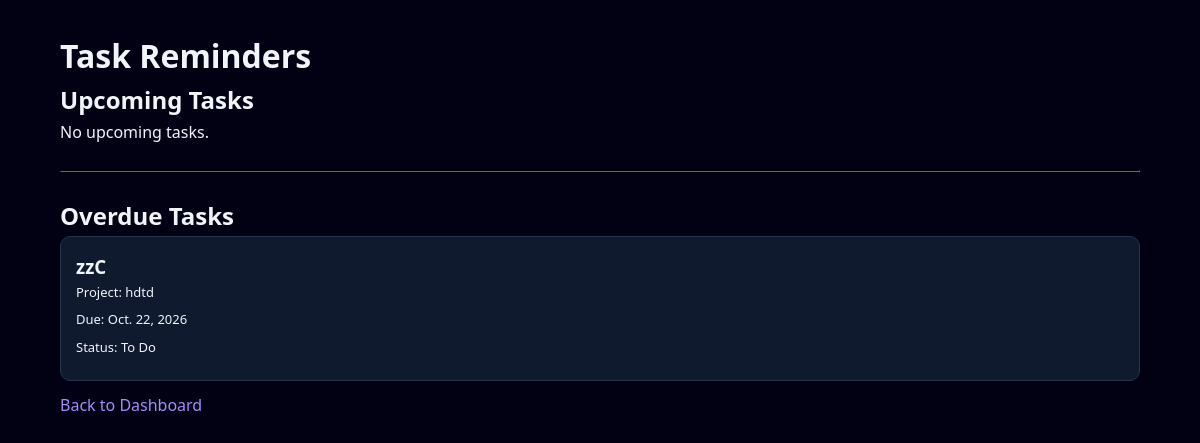
Screenshot of /reminders/ (signed in) with the database file from the repository.
### core/models.py (models this page shows, shortened)
class Task(models.Model):
    STATUS_CHOICES = [
        ('To Do', 'To Do'),
        ('In Progress', 'In Progress'),
        ('Completed', 'Completed'),
    ]
    PRIORITY_CHOICES = [
        ('Low', 'Low'),
        ('Medium', 'Medium'),
        ('High', 'High'),
    ]
    priority = models.CharField(
        max_length=10,
        choices=PRIORITY_CHOICES,
        default='Medium'
    )
    project = models.ForeignKey(
        Project,
        on_delete=models.CASCADE,
        related_name='tasks'
    )
    attachment = models.FileField(
    upload_to='task_attachments/',
    blank=True,
    null=True
    )
    title = models.CharField(max_length=200)
    description = models.TextField()
    assigned_to = models.ForeignKey(
        User,
        on_delete=models.SET_NULL,
        null=True,
        blank=True,
        related_name='assigned_tasks'
    )
    status = models.CharField(
        max_length=20,
        choices=STATUS_CHOICES,
        default='To Do'
    )
    due_date = models.DateField(null=True, blank=True)
    created_at = models.DateTimeField(auto_now_add=True)

class Project(models.Model):
    name = models.CharField(max_length=200)
    description = models.TextField()
    created_by = models.ForeignKey(
        User,
        on_delete=models.CASCADE,
        related_name='created_projects'
    )
    members = models.ManyToManyField(
        User,
        related_name='joined_projects',
        blank=True
    )
    created_at = models.DateTimeField(auto_now_add=True)
    CATEGORY_CHOICES = [
    ('Development', 'Development'),
    ('Design', 'Design'),
    ('Research', 'Research'),
    ('Education', 'Education'),
    ('Business', 'Business'),
    ('Others', 'Others'),
    ]
    category = models.CharField(
    max_length=20,
    choices=CATEGORY_CHOICES,
    default='Others'
    )

### core/views.py (the view)
# urls.py: path('reminders/', views.task_reminders, name='task_reminders'),
@login_required
def task_reminders(request):
    today = timezone.localdate()
    upcoming_tasks = Task.objects.filter(
        project__members=request.user,
        assigned_to=request.user,
        due_date__gte=today,
        due_date__lte=today + timezone.timedelta(days=3)
    ).order_by('due_date')
    overdue_tasks = Task.objects.filter(
        project__members=request.user,
        assigned_to=request.user,
        due_date__lt=today
    ).exclude(status='Completed').order_by('due_date')
    return render(request, 'core/reminders.html', {
        'upcoming_tasks': upcoming_tasks,
        'overdue_tasks': overdue_tasks,
        'today': today,
    })

### core/templates/core/reminders.html (shortened to what this page needs)
<!DOCTYPE html>
<html>
<head>
    <link rel="stylesheet" href="/static/core/style.css">
</head>
<body>
<div class="dashboard">
    <h1>Task Reminders</h1>
    <h2>Upcoming Tasks</h2>
    {% for task in upcoming_tasks %}
        <div class="notification-card">
            <h3>{{ task.title }}</h3>
            <p>Project: {{ task.project.name }}</p>
            <p>Due: {{ task.due_date }}</p>
            <p>Priority: {{ task.priority }}</p>
        </div>
    {% empty %}
        <p>No upcoming tasks.</p>
    {% endfor %}
    <hr>
    <h2>Overdue Tasks</h2>
    {% for task in overdue_tasks %}
        <div class="notification-card">
            <h3>{{ task.title }}</h3>
            <p>Project: {{ task.project.name }}</p>
            <p>Due: {{ task.due_date }}</p>
            <p>Status: {{ task.status }}</p>
        </div>
    {% empty %}
        <p>No overdue tasks.</p>
    {% endfor %}
    <a href="{% url 'dashboard' %}">Back to Dashboard</a>
</div>
</body>
</html>

### core/static/core/style.css (style rules this page uses)
* { margin: 0; padding: 0; box-sizing: border-box; }
:root { --bg: #0b1020; --sidebar: #10172a; --card: #151e32; --card-hover: #1b2740; --border: #26334c; --purple: #8b5cf6; --purple-light: #a78bfa; --text: #f1f5f9; --muted: #94a3b8; --green: #22c55e; --blue: #38bdf8; --orange: #f59e0b; --red: #ef4444; }
body { font-family: 'Segoe UI', Arial, sans-serif; background: var(--bg); color: var(--text); min-height: 100vh; line-height: 1.6; }
a { color: var(--purple-light); text-decoration: none; }
.activity-card, .notification-card { position: relative; background: #101a2e; border: 1px solid var(--border); border-radius: 10px; padding: 15px; margin-bottom: 12px; overflow-wrap: anywhere; }
.activity-card p, .notification-card p { font-size: 13px; margin-bottom: 7px; }
.dashboard { width: 90%; max-width: 1100px; margin: 30px auto; }
.dashboard hr { margin: 25px 0; border-color: var(--border); }
body { background: rgb(2, 0, 19) !important; }

### rows the page displays
Task: title "zzC", project.name "hdtd", due_date "Oct. 22, 2026", status "To Do"
